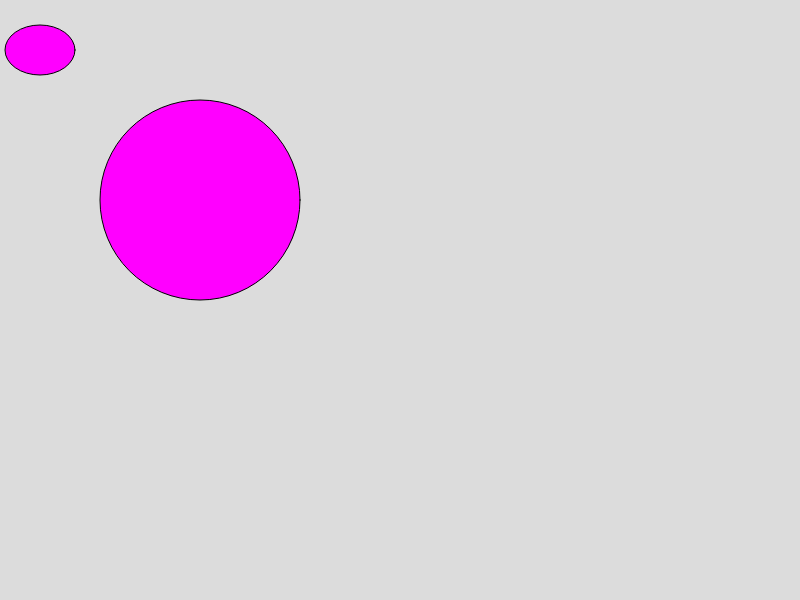
Frame 1 (no input)
Frame 60 (no input): identical to frame 1, image omitted
Frame 120 (the mouse pressed at the canvas centre since frame 60): identical to frame 1, image omitted

The p5.js sketch that drew this single still picture (run headless with seeded random() and noise() and a simulated clock; from frame 60 on, the mouse is pressed at the canvas centre):

// p5.js sketch
// ── sketch.js
function setup() {
    createCanvas(800, 600);
}

function draw() {
    background(220);
    fill(255,0,255);
    ellipse(200,200,200,200);
    ellipse(40,50,70,50);
}
